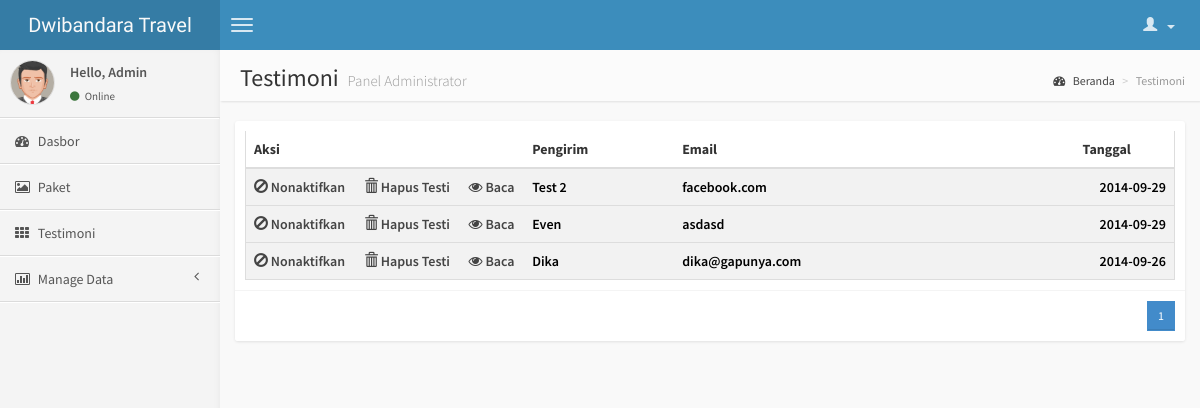
/mint-testi-1 (signed in), run on the app's committed database.
### tables this page shows
CREATE TABLE IF NOT EXISTS `testimoni` (
  `id` int(11) NOT NULL AUTO_INCREMENT,
  `pengirim` text NOT NULL,
  `url` text NOT NULL,
  `asal` varchar(100) NOT NULL,
  `tanggal` date NOT NULL,
  `status` enum('Aktif','Nonaktif') NOT NULL,
  `isi` text NOT NULL,
  PRIMARY KEY (`id`)
);

### views/a_testimoni.php (the view, shortened to what this page needs)
<aside class="right-side">
    <section class="content-header">
        <h1>
            Testimoni
            <small>Panel Administrator</small>
        </h1>
        <ol class="breadcrumb">
            <li><a href="mint"><i class="fa fa-dashboard"></i> Beranda</a></li>
            <li class="active">Testimoni</li>
        </ol>
    </section>
    <section class="content">
        <div class="mailbox row">
            <div class="col-xs-12">
                <div class="box box-solid">
                    <div class="box-body">
                        <div class="row">
                            <div class="col-sm-12">
                                <div class="table-responsive">
                                    <table class="table table-mailbox">
                                        <thead>
                                            <tr>
                                                <th colspan=3 width="30%">Aksi</th>
                                                <th>Pengirim</th>
                                                <th>Email</th>
                                                <th>Tanggal</th>
                                            </tr>
                                        </thead>
                                    <?php
                                    $p      = new pagingTesti;
                                    $batas  = 10;
                                    $posisi = $p->cariPosisi($batas);
                                    $a      = mysql_query("SELECT * FROM testimoni ORDER BY tanggal DESC LIMIT $posisi, $batas");
                                    if(mysql_num_rows($a)==0){
                                        echo"<tr><td>Testimoni tidak ditemukan.</td></tr></tbody></table>";
                                    }else{
                                    while($r=mysql_fetch_array($a)){
                                            if($r['status']=='Aktif'){
                                                echo "<tr class='unread'>
                                                     <td><a href='ubahstatustesti-$r[id]'><i class='glyphicon glyphicon-ban-circle'></i> Nonaktifkan</a></td>
                                                      <td><a href='deleteTesti-$r[id]'><span class='glyphicon glyphicon-trash'></span> Hapus Testi</a></td>";
                                            }else{ echo "<tr>
                                                         <td><a href='ubahstatustesti-$r[id]'><i class='glyphicon glyphicon-ok'></i> Aktifkan</a></td>
                                                         <td><a href='deleteTesti-$r[id]'><span class='glyphicon glyphicon-trash'></span> Hapus Testi</a></td>";}
                                    ?>
                                            <td><a href="mint-readMsg-<?php echo $r['id']; ?>"><i class="fa fa-eye"></i> Baca</td>
                                            <td class="name"><?php echo $r['pengirim']; ?></td>
                                            <td class="subject"><?php echo $r['url']; ?></td>
                                            <td class="time"><?php echo $r['tanggal']; ?></td>
                                        </tr>
                                    <?php }
                                    $jmldata    =   mysql_num_rows(mysql_query("SELECT * FROM testimoni"));
                                    $jmlhalaman =   $p->jumlahHalaman($jmldata, $batas);
                                    $linkHalaman=   $p->navHalaman($_GET['hal'],$jmlhalaman);
                                    }
                                     ?>
                                    </table>
                                </div>
                            </div>
                        </div>
                    </div>
                    <div class="box-footer clearfix">
                        <div class="pull-right">
                            <?php echo "<ul class='pagination pagination-sm no-margin pull-right'>$linkHalaman</ul>"; ?>
                        </div>
                    </div>
                </div>
            </div>
        </div>
    </section>
</aside>

### data on the page
testimoni: pengirim "Test 2", url "facebook.com", tanggal "2014-09-29"
testimoni: pengirim "Even", url "asdasd", tanggal "2014-09-29"
testimoni: pengirim "Dika", url "dika@gapunya.com", tanggal "2014-09-26"

### other printed values
$_SESSION['name'] "Admin"
